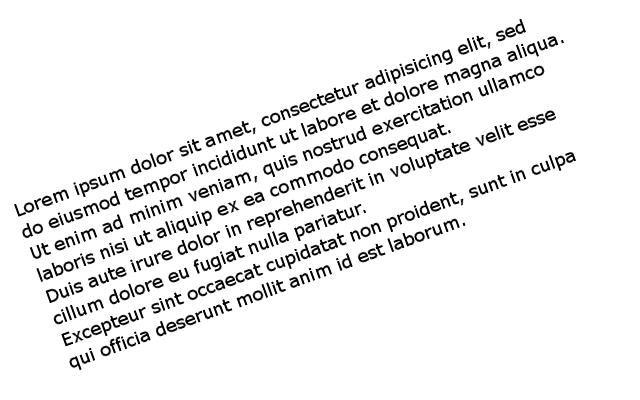
//> input picture opencv-repo/Workspace/opencv22/m20.jpg, 640 x 400 px
$ ./text2   (built with g++ and OpenCV 4)
//> lines starting //> are read from the running program, lines starting //| are printed output that depends on the picture; after the words box and inside, x2 and y2 are one past the last pixel; in counts of white or black regions, pixels touching at a corner belong together
//> further down, img1 is the input picture: 400 rows x 640 cols, CV_8UC3; min 0, max 255, mean 237.7
#include "opencv2/opencv.hpp"

using namespace cv;

std::vector<cv::Rect> detectLetters(cv::Mat img) {
	std::vector<cv::Rect> boundRect;
	cv::Mat img_gray, img_sobel, img_threshold, element;
	cvtColor(img, img_gray, COLOR_BGR2GRAY);
	cv::Sobel(img_gray, img_sobel, CV_8U, 1, 0, 3, 1, 0, cv::BORDER_DEFAULT);
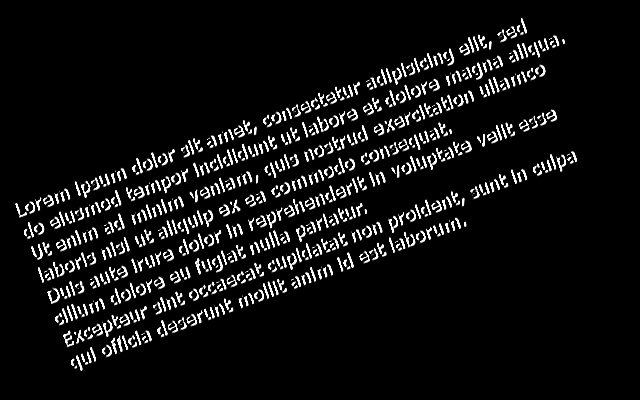
//> img_sobel: 400 rows x 640 cols, CV_8UC1; min 0, max 255, mean 17.8
	cv::threshold(img_sobel, img_threshold, 0, 255,
			THRESH_OTSU + THRESH_BINARY );
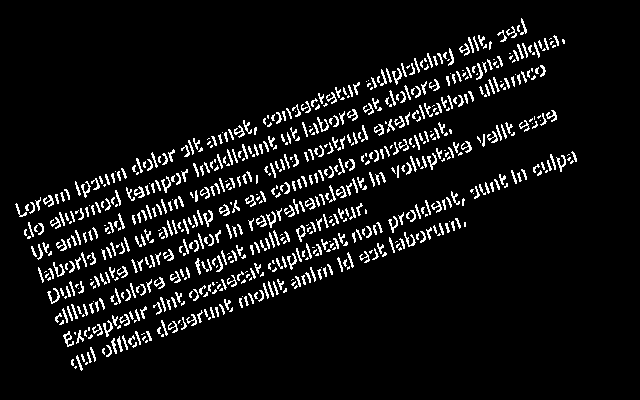
//> img_threshold: 400 rows x 640 cols, CV_8UC1; 6.9% white in thin lines or dots, all inside (x1, y1, x2, y2) = (15, 18, 577, 371)
	element = getStructuringElement(cv::MORPH_RECT, cv::Size(17, 3));
	cv::morphologyEx(img_threshold, img_threshold, MORPH_CLOSE, element); //Does the trick
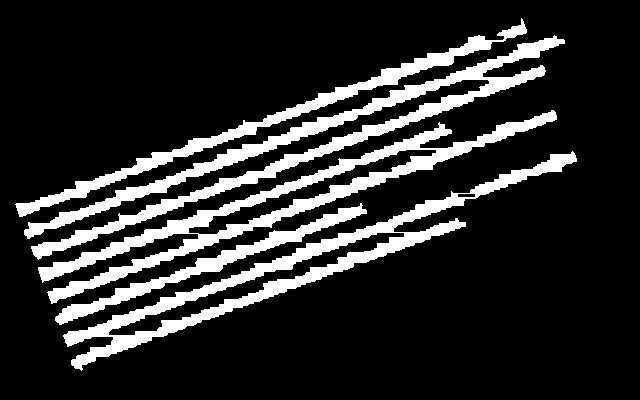
//> img_threshold: 400 rows x 640 cols, CV_8UC1; 16.9% white; 5 white regions
	std::vector<std::vector<cv::Point> > contours;
	cv::findContours(img_threshold, contours, 0, 1);
//> contours = 5 contours; box (x1, y1, x2, y2) and area: (63, 151, 577, 371) 13488, (38, 110, 557, 304) 12768, (24, 35, 565, 260) 11008, (15, 18, 527, 217) 5275, (55, 203, 367, 325) 3396
	std::vector<std::vector<cv::Point> > contours_poly(contours.size());
//> contours_poly = 5 empty contours
	for (int i = 0; i < contours.size(); i++)
		if (contours[i].size() > 100) {
			cv::approxPolyDP(cv::Mat(contours[i]), contours_poly[i], 3, true);
			cv::Rect appRect(boundingRect(cv::Mat(contours_poly[i])));
			if (appRect.width > appRect.height)
				boundRect.push_back(appRect);
		}
//> this loop made 5 passes
//> appRect on passes 1 to 5: Rect(55, 203, 312, 122), Rect(63, 151, 514, 220), Rect(38, 110, 519, 194), Rect(24, 35, 541, 225), Rect(16, 18, 510, 199)
	return boundRect;
}

int main(int argc, char** argv) {
	//Read
	cv::Mat img1 = cv::imread("m20.jpg");
	cv::Mat img2 = cv::imread("m20.jpg");
	//Detect
	std::vector<cv::Rect> letterBBoxes1 = detectLetters(img1);
//> letterBBoxes1 = 5 Rects (x, y, width, height): [55, 203, 312, 122], [63, 151, 514, 220], [38, 110, 519, 194], [24, 35, 541, 225], [16, 18, 510, 199]
	std::vector<cv::Rect> letterBBoxes2 = detectLetters(img2);
//> the loop in detectLetters (call 2), `for (int i = 0; i < contours.size(); i++)` made 5 passes
//> letterBBoxes2 has the same summary as letterBBoxes1
	//Display
	for (int i = 0; i < letterBBoxes1.size(); i++)
		cv::rectangle(img1, letterBBoxes1[i], cv::Scalar(0, 255, 0), 3, 8, 0);
//> this loop made 5 passes
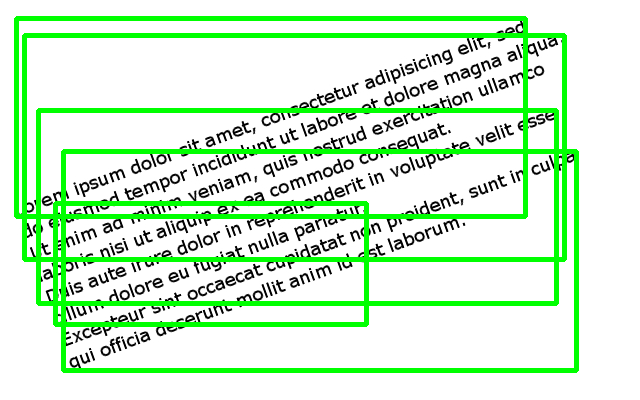
//> img1: 400 rows x 640 cols, CV_8UC3; 12.85% of pixels changed, all inside (x1, y1, x2, y2) = (14, 16, 579, 373)
	cv::imwrite("imgOut1.jpg", img1);
	for (int i = 0; i < letterBBoxes2.size(); i++)
		cv::rectangle(img2, letterBBoxes2[i], cv::Scalar(0, 255, 0), 3, 8, 0);
	cv::imwrite("imgOut2.jpg", img2);
	return 0;
}
